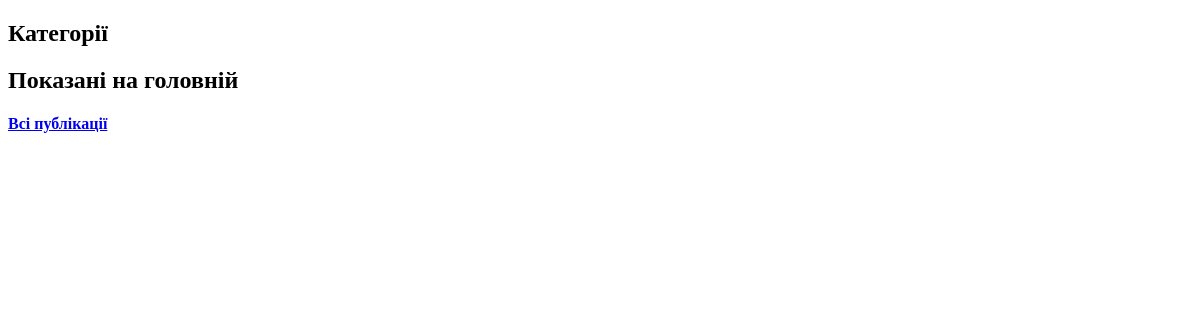
The app's page /, older data.
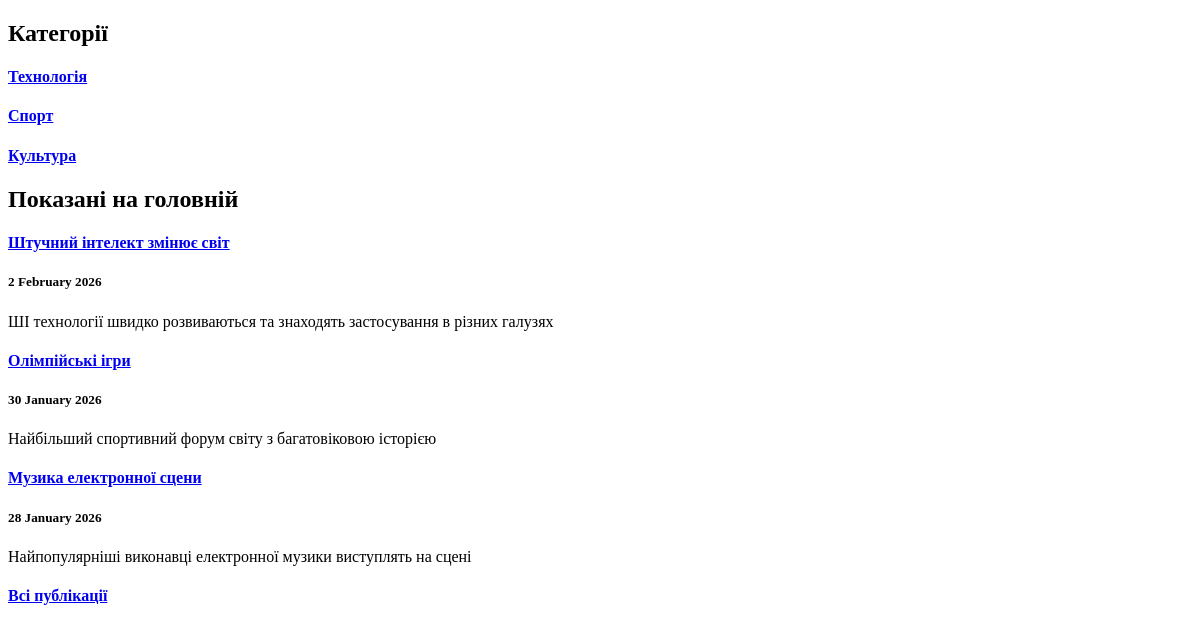
The same page, newer data.
### app_blog/models.py (models this page shows, shortened)
class Category(models.Model):
    category = models.CharField(u'Категорія', max_length=250, help_text=u'Максимум 250 символів')
    slug = models.SlugField(u'Слаг')
    objects = models.Manager()
    class Meta:
        verbose_name = u'Категорія для публікації'
        verbose_name_plural = u'Категорії для публікацій'
    def get_absolute_url(self):
        try:
            return reverse('articles-category-list', kwargs={'slug': self.slug})
        except Exception:
            return '/'

class Article(models.Model):
    title = models.CharField(u'Заголовок', max_length=250, help_text=u'Максимум 250 символів')
    description = models.TextField(blank=True, verbose_name=u'Опис')
    pub_date = models.DateTimeField(u'Дата публікації', default=timezone.now)
    slug = models.SlugField(u'Слаг', unique_for_date='pub_date')
    main_page = models.BooleanField(u'Головна', default=False, help_text=u'Показувати на головній сторінці')
    category = models.ForeignKey(Category, related_name='articles', blank=True, null=True,
                                verbose_name=u'Категорія', on_delete=models.CASCADE)
    objects = models.Manager()
    class Meta:
        ordering = ['-pub_date']
        verbose_name = u'Стаття'
        verbose_name_plural = u'Статті'
    def get_absolute_url(self):
        try:
            url = reverse('news-detail',
                         kwargs={
                             'year': self.pub_date.strftime("%Y"),
                             'month': self.pub_date.strftime("%m"),
                             'day': self.pub_date.strftime("%d"),
                             'slug': self.slug,
                         })
        except:
            url = "/"
        return url

### app_blog/views.py (the view)
# urls.py: path('', HomePageView.as_view(), name='home'),
class HomePageView(ListView):
    model = Category
    template_name = 'index.html'
    context_object_name = 'categories'
    def get_context_data(self, **kwargs):
        context = super().get_context_data(**kwargs)
        context['articles'] = Article.objects.filter(main_page=True)[:5]
        return context

### app_blog/templates/index.html (shortened to what this page needs)
<!DOCTYPE html>
<html lang="uk">
<head>
    {% load static %}
</head>
<body>
    <h2>Категорії</h2>
    {% if categories %}
        {% for item in categories %}
            <div>
                <a href="{{ item.get_absolute_url }}">
                    <h4>{{ item.category }}</h4>
                </a>
            </div>
        {% endfor %}
    {% endif %}
    <h2>Показані на головній</h2>
    {% if articles %}
        {% for item in articles %}
            <div>
                <a href="{{ item.get_absolute_url }}"><h4>{{ item.title }}</h4></a>
                <h5>{{ item.pub_date|date:"j E Y"|safe|linebreaks }}</h5>
                <p>{{ item.description|safe|striptags|truncatewords_html:32 }}</p>
            </div>
        {% endfor %}
    {% endif %}
    <a href="{% url 'articles-list' %}"><h4>Всі публікації</h4></a>
</body>
</html>

Row changes from the older to the newer data that the page shows:
added Category: category "Технологія"
added Category: category "Спорт"
added Category: category "Культура"
added Article: title "Штучний інтелект змінює світ", pub_date "2 February 2026", description "ШІ технології швидко розвиваються та знаходять застосування в різних галузях"
added Article: title "Олімпійські ігри", pub_date "30 January 2026", description "Найбільший спортивний форум світу з багатовіковою історією"
added Article: title "Музика електронної сцени", pub_date "28 January 2026", description "Найпопулярніші виконавці електронної музики виступлять на сцені"
